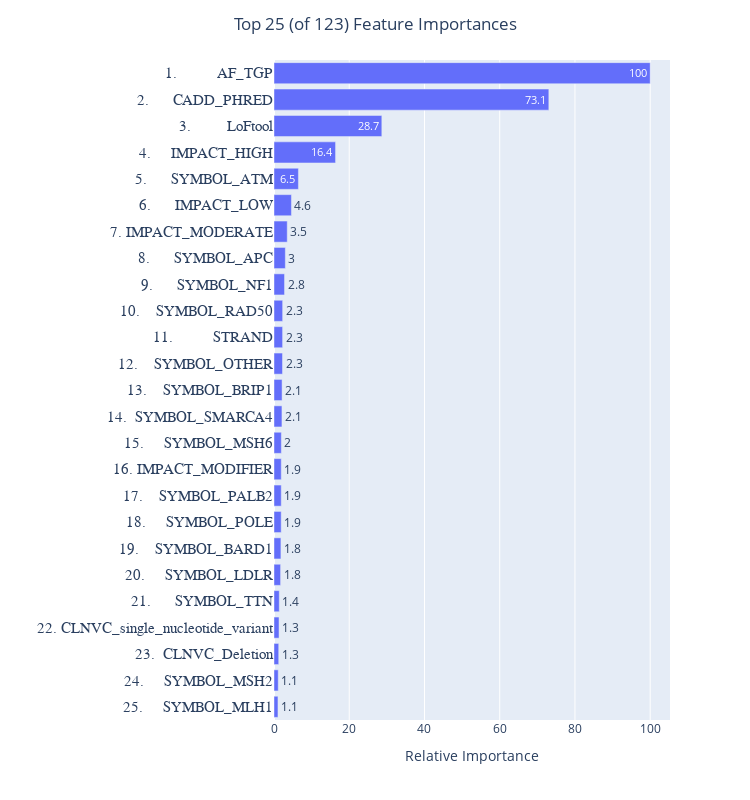
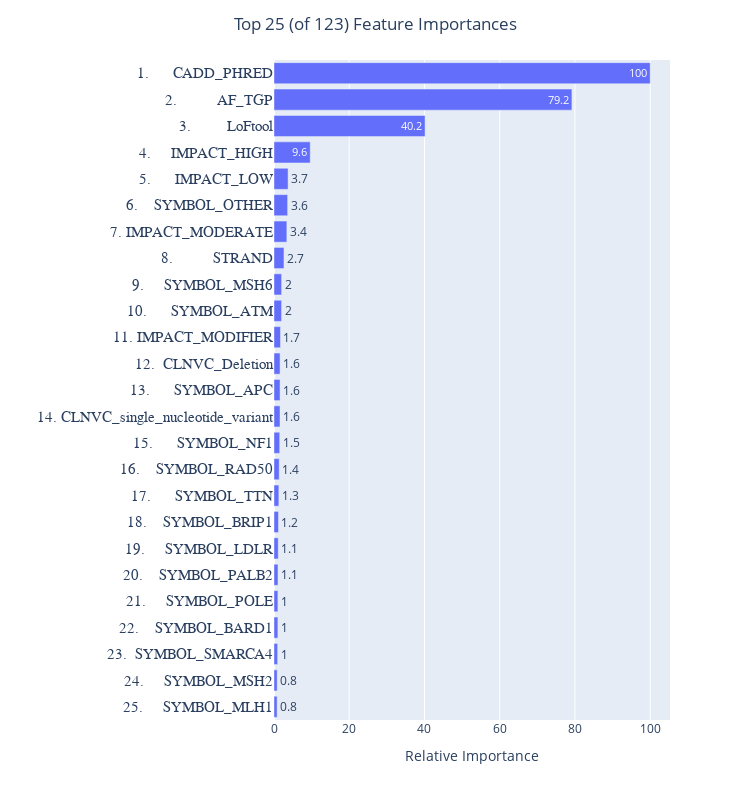

The cell these charts' notebook holds for them, in order:
### Code cell
# run over tree models
for model_name in tree_models:
    print('Current model is: ', model_name)

    tree_pipeline = Pipeline(steps=[('tree_preprocessor', tree_preprocessor),
                                    ('classifier', eval(model_name))])  
            
    scores = cross_validate(tree_pipeline, X_train, y_train,
#                          scoring='f1_weighted',
                         scoring='recall',
                         return_estimator=True,
                         n_jobs=-1)
    
    print('Cross validation scores:\n', scores['test_score'])        
        
    tree_pipeline.fit(X_train, y_train)
    y_pred = tree_pipeline.predict(X_train)
    meu.printMetricsAndConfMat(y_train, y_pred, model_name + " Train")
    
    meu.makeMetricPlots(tree_pipeline, X_train, y_train, model_name)

    
#     print('\n', 'Feature importance check: ', tree_pipeline.steps[1][1].feature_importances_.shape, '\n')
#     print('\n', 'Feature importance check: ', tree_pipeline.steps[1][1].get_feature_names().shape, '\n')

    feature_importance = FeatureImportance(tree_pipeline)
    feature_importance.plot(height=800, top_n_features=25)
    
    
#     def plot(self, top_n_features=100, rank_features=True, max_scale=True, 
#              display_imp_values=True, display_imp_value_decimals=1,
#              height_per_feature=25, orientation='h', width=750, height=None, 
#              str_pad_width=15, yaxes_tickfont_family='Courier New', 
#              yaxes_tickfont_size=15):
    

#     y_test_pred = tree_pipeline.predict(X_test) # equivalent to the line below with a threshold of 0.5
    y_test_pred = meu.adjusted_classes(tree_pipeline.predict_proba(X_test)[:,1], 0.5)
    
    
    meu.printMetricsAndConfMat(y_test, y_test_pred, model_name + " Test")
    meu.makeMetricPlots(tree_pipeline, X_test, y_test, model_name, True)

### Figure 1 — Plotly figure (JSON) as saved in the notebook; plotly's stock layout.template omitted (floating-point values rounded to 4 significant figures)
{"data": [{"alignmentgroup": "True", "hovertemplate": "value=%{x}<br>feature=%{y}<br>text=%{text}<extra></extra>", "legendgroup": "", "marker": {"color": "#636efa"}, "name": "", "offsetgroup": "", "orientation": "h", "showlegend": false, "text": [1.1, 1.1, 1.3, 1.3, 1.4, 1.8, 1.8, 1.9, 1.9, 1.9, 2, 2.1, 2.1, 2.3, 2.3, 2.3, 2.8, 3, 3.5, 4.6, 6.5, 16.4, 28.7, 73.1, 100], "textposition": "auto", "type": "bar", "x": [1.056, 1.128, 1.257, 1.34, 1.401, 1.752, 1.84, 1.91, 1.927, 1.931, 1.95, 2.113, 2.147, 2.263, 2.288, 2.298, 2.8, 3.015, 3.519, 4.633, 6.491, 16.36, 28.66, 73.06, 100], "xaxis": "x", "y": ["25.     SYMBOL_MLH1", "24.     SYMBOL_MSH2", "23.  CLNVC_Deletion", "22. CLNVC_single_nucleotide_variant", "21.      SYMBOL_TTN", "20.     SYMBOL_LDLR", "19.    SYMBOL_BARD1", "18.     SYMBOL_POLE", "17.    SYMBOL_PALB2", "16. IMPACT_MODIFIER", "15.     SYMBOL_MSH6", "14.  SYMBOL_SMARCA4", "13.    SYMBOL_BRIP1", "12.    SYMBOL_OTHER", "11.          STRAND", "10.    SYMBOL_RAD50", "9.      SYMBOL_NF1", "8.      SYMBOL_APC", "7. IMPACT_MODERATE", "6.      IMPACT_LOW", "5.      SYMBOL_ATM", "4.     IMPACT_HIGH", "3.         LoFtool", "2.      CADD_PHRED", "1.          AF_TGP"], "yaxis": "y"}], "layout": {"barmode": "relative", "height": 800, "legend": {"tracegroupgap": 0}, "margin": {"t": 60}, "showlegend": false, "title": {"text": "Top 25 (of 123) Feature Importances", "x": 0.5}, "width": 750, "xaxis": {"anchor": "y", "autorange": true, "domain": [0, 1], "range": [0, 105.3], "title": {"text": "Relative Importance"}, "type": "linear"}, "yaxis": {"anchor": "x", "autorange": true, "domain": [0, 1], "range": [-0.5, 24.5], "tickfont": {"family": "Courier New", "size": 15}, "title": {"text": ""}, "type": "category"}}}

### Figure 2 — Plotly figure (JSON) as saved in the notebook; plotly's stock layout.template omitted (floating-point values rounded to 4 significant figures)
{"data": [{"alignmentgroup": "True", "hovertemplate": "value=%{x}<br>feature=%{y}<br>text=%{text}<extra></extra>", "legendgroup": "", "marker": {"color": "#636efa"}, "name": "", "offsetgroup": "", "orientation": "h", "showlegend": false, "text": [0.8, 0.8, 1, 1, 1, 1.1, 1.1, 1.2, 1.3, 1.4, 1.5, 1.6, 1.6, 1.6, 1.7, 2, 2, 2.7, 3.4, 3.6, 3.7, 9.6, 40.2, 79.2, 100], "textposition": "auto", "type": "bar", "x": [0.832, 0.8497, 0.9698, 1.032, 1.037, 1.063, 1.126, 1.192, 1.291, 1.381, 1.515, 1.6, 1.608, 1.611, 1.722, 2.016, 2.022, 2.65, 3.416, 3.627, 3.745, 9.632, 40.15, 79.19, 100], "xaxis": "x", "y": ["25.     SYMBOL_MLH1", "24.     SYMBOL_MSH2", "23.  SYMBOL_SMARCA4", "22.    SYMBOL_BARD1", "21.     SYMBOL_POLE", "20.    SYMBOL_PALB2", "19.     SYMBOL_LDLR", "18.    SYMBOL_BRIP1", "17.      SYMBOL_TTN", "16.    SYMBOL_RAD50", "15.      SYMBOL_NF1", "14. CLNVC_single_nucleotide_variant", "13.      SYMBOL_APC", "12.  CLNVC_Deletion", "11. IMPACT_MODIFIER", "10.      SYMBOL_ATM", "9.     SYMBOL_MSH6", "8.          STRAND", "7. IMPACT_MODERATE", "6.    SYMBOL_OTHER", "5.      IMPACT_LOW", "4.     IMPACT_HIGH", "3.         LoFtool", "2.          AF_TGP", "1.      CADD_PHRED"], "yaxis": "y"}], "layout": {"barmode": "relative", "height": 800, "legend": {"tracegroupgap": 0}, "margin": {"t": 60}, "showlegend": false, "title": {"text": "Top 25 (of 123) Feature Importances", "x": 0.5}, "width": 750, "xaxis": {"anchor": "y", "autorange": true, "domain": [0, 1], "range": [0, 105.3], "title": {"text": "Relative Importance"}, "type": "linear"}, "yaxis": {"anchor": "x", "autorange": true, "domain": [0, 1], "range": [-0.5, 24.5], "tickfont": {"family": "Courier New", "size": 15}, "title": {"text": ""}, "type": "category"}}}
